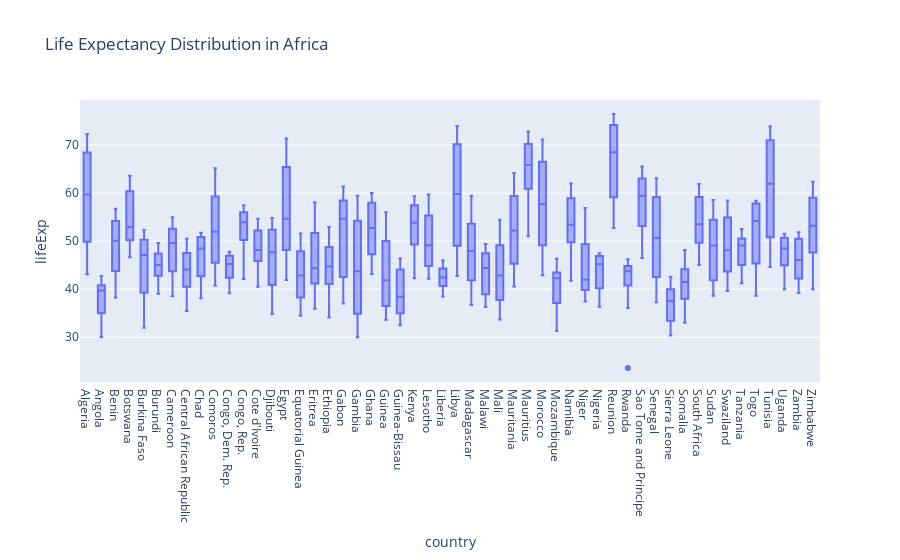

Source (notebook cell):
### Markdown cell above
## Life Expectancy distribution in Africa

### Code cell
continent = 'Africa'
df_continent = df[df['continent'] == continent]
fig = px.box(df_continent, x='country', y='lifeExp', title='Life Expectancy Distribution in Africa')
fig.show()

### Figure 1 — Plotly figure (JSON) as saved in the notebook; plotly's stock layout.template omitted (floating-point values rounded to 4 significant figures; data arrays with more than 128 entries replaced by an {"elided": "..."} marker saying what was removed)
{"data": [{"alignmentgroup": "True", "hovertemplate": "country=%{x}<br>lifeExp=%{y}<extra></extra>", "legendgroup": "", "marker": {"color": "#636efa"}, "name": "", "notched": false, "offsetgroup": "", "orientation": "v", "showlegend": false, "type": "box", "x": {"elided": "624 str values"}, "x0": " ", "xaxis": "x", "y": {"elided": "624 float values"}, "y0": " ", "yaxis": "y"}], "layout": {"boxmode": "group", "legend": {"tracegroupgap": 0}, "title": {"text": "Life Expectancy Distribution in Africa"}, "xaxis": {"anchor": "y", "domain": [0, 1], "title": {"text": "country"}}, "yaxis": {"anchor": "x", "domain": [0, 1], "title": {"text": "lifeExp"}}}}
